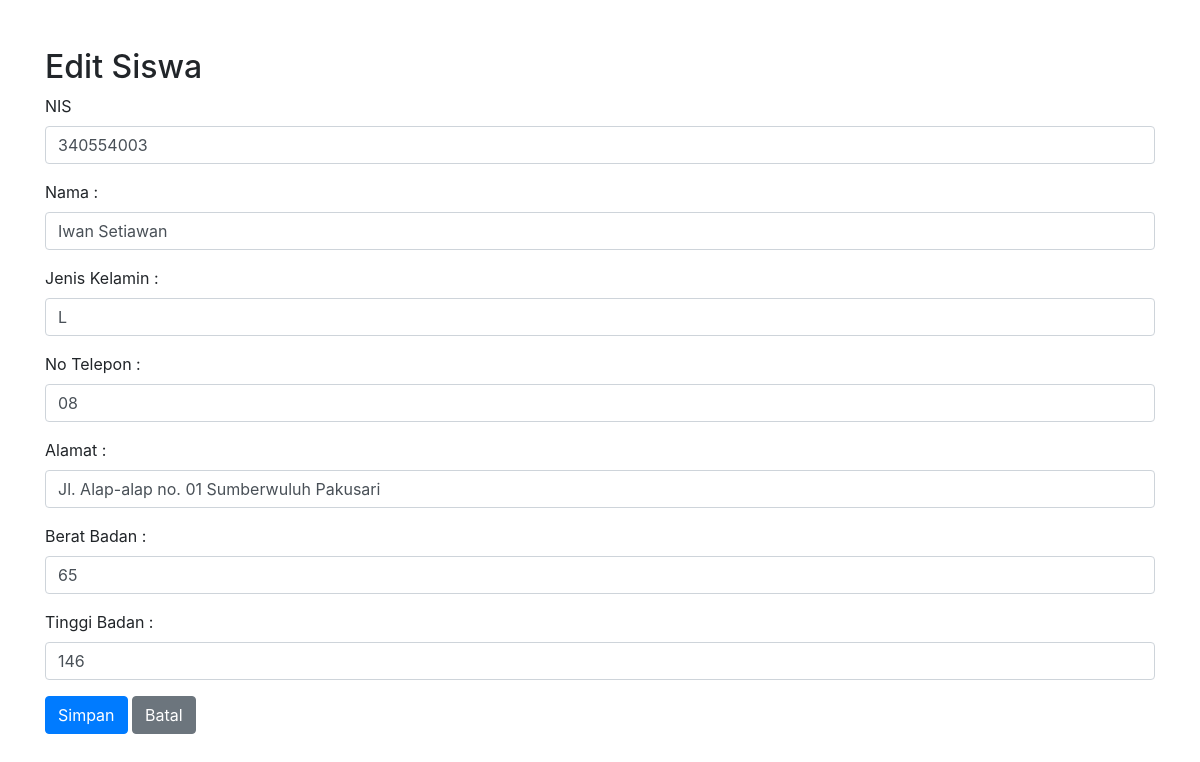
The page /edit.php?id=3 on the database its author committed.
### tables this page shows
CREATE TABLE `karyawan` (
  `id` int(50) NOT NULL,
  `nis` int(50) NOT NULL,
  `nama` varchar(100) NOT NULL,
  `jeniskelamin` varchar(50) NOT NULL,
  `noTelepon` varchar(15) NOT NULL,
  `alamat` varchar(100) NOT NULL,
  `beratBadan` varchar(10) NOT NULL,
  `tinggiBadan` varchar(10) NOT NULL
);

### edit.php (the view, shortened to what this page needs)
<?php
include 'koneksi.php';
$id = $_GET["id"];
$sql = "SELECT * FROM karyawan WHERE id='$id'";
$result = $conn->query($sql);
$row = $result->fetch_assoc();
?>
<!DOCTYPE html>
<html>
<head>
    <link rel="stylesheet" href="https://maxcdn.bootstrapcdn.com/bootstrap/4.5.2/css/bootstrap.min.css">
</head>
<body>
<div class="container mt-5">
    <h2>Edit Siswa</h2>
    <form method="post">
        <div class="form-group">
            <label>NIS</label>
            <input type="text" name="nis" class="form-control" value="<?php echo $row['nis']; ?>" required>
        </div>
        <div class="form-group">
            <label>Nama : </label>
            <input type="text" name="nama" class="form-control" value="<?php echo $row['nama']; ?>" required>
        </div>
        <div class="form-group">
            <label>Jenis Kelamin : </label>
            <input type="text" name="jeniskelamin" class="form-control" value="<?php echo $row['jeniskelamin']; ?>" required>
        </div>
        <div class="form-group">
            <label>No Telepon : </label>
            <input type="text" name="noTelepon" class="form-control" value="<?php echo $row['noTelepon']; ?>" required>
        </div>
        <div class="form-group">
            <label>Alamat : </label>
            <input type="text" name="alamat" class="form-control" value="<?php echo $row['alamat']; ?>" required>
        </div>
        <div class="form-group">
            <label>Berat Badan : </label>
            <input type="text" name="beratBadan" class="form-control" value="<?php echo $row['beratBadan']; ?>" required>
        </div>
        <div class="form-group">
            <label>Tinggi Badan : </label>
            <input type="text" name="tinggiBadan" class="form-control" value="<?php echo $row['tinggiBadan']; ?>" required>
        </div>
        <button type="submit" class="btn btn-primary">Simpan</button>
        <a href="index.php" class="btn btn-secondary">Batal</a>
    </form>
</div>
</body>
</html>

### rows shown on the page
karyawan: nis "340554003", nama "Iwan Setiawan", jeniskelamin "L", noTelepon "08", alamat "Jl. Alap-alap no. 01 Sumberwuluh Pakusari", beratBadan "65", tinggiBadan "146"
